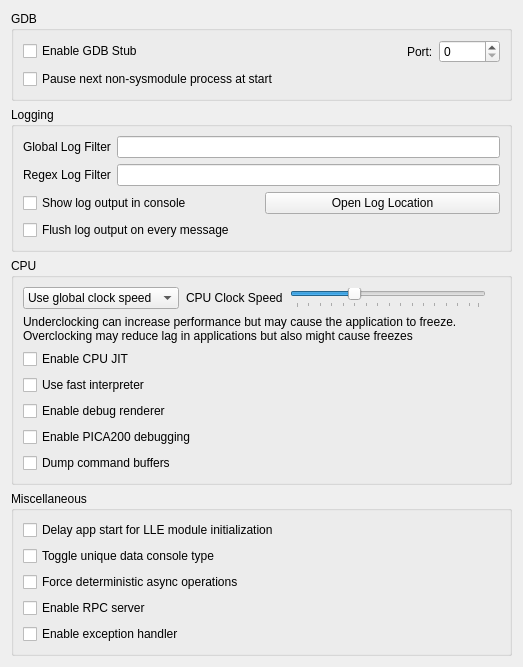
<?xml version="1.0" encoding="UTF-8"?>
<ui version="4.0">
 <class>ConfigureDebug</class>
 <widget class="QWidget" name="ConfigureDebug">
  <property name="geometry">
   <rect>
    <x>0</x>
    <y>0</y>
    <width>523</width>
    <height>458</height>
   </rect>
  </property>
  <layout class="QVBoxLayout" name="verticalLayout_1">
   <item>
    <layout class="QVBoxLayout" name="verticalLayout_2">
     <item>
      <widget class="QGroupBox" name="gdb_groupbox">
       <property name="title">
        <string>GDB</string>
       </property>
       <layout class="QVBoxLayout" name="verticalLayout_3">
        <item>
         <layout class="QHBoxLayout" name="horizontalLayout_1">
          <item>
           <widget class="QCheckBox" name="toggle_gdbstub">
            <property name="text">
             <string>Enable GDB Stub</string>
            </property>
           </widget>
          </item>
          <item>
           <spacer name="horizontalSpacer">
            <property name="orientation">
             <enum>Qt::Horizontal</enum>
            </property>
            <property name="sizeHint" stdset="0">
             <size>
              <width>40</width>
              <height>20</height>
             </size>
            </property>
           </spacer>
          </item>
          <item>
           <widget class="QLabel" name="label_2">
            <property name="text">
             <string>Port:</string>
            </property>
           </widget>
          </item>
          <item>
           <widget class="QSpinBox" name="gdbport_spinbox">
            <property name="maximum">
             <number>65536</number>
            </property>
           </widget>
          </item>
         </layout>
        </item>
        <item>
          <widget class="QCheckBox" name="debug_next_process">
            <property name="text">
              <string>Pause next non-sysmodule process at start</string>
            </property>
          </widget>
        </item>
       </layout>
      </widget>
     </item>
    </layout>
   </item>
   <item>
    <widget class="QGroupBox" name="groupBox_2">
     <property name="title">
      <string>Logging</string>
     </property>
     <layout class="QVBoxLayout" name="verticalLayout">
      <item>
       <layout class="QHBoxLayout" name="horizontalLayout">
        <item>
         <widget class="QLabel" name="label">
          <property name="text">
           <string>Global Log Filter</string>
          </property>
         </widget>
        </item>
        <item>
         <widget class="QLineEdit" name="log_filter_edit"/>
        </item>
       </layout>
      </item>
      <item>
       <layout class="QHBoxLayout" name="horizontalLayout1">
        <item>
         <widget class="QLabel" name="label_3">
          <property name="text">
           <string>Regex Log Filter</string>
          </property>
         </widget>
        </item>
        <item>
         <widget class="QLineEdit" name="log_regex_filter_edit"/>
        </item>
       </layout>
      </item>
      <item>
       <layout class="QHBoxLayout" name="horizontalLayout2">
        <item>
         <widget class="QCheckBox" name="toggle_console">
          <property name="text">
           <string>Show log output in console</string>
          </property>
         </widget>
        </item>
        <item>
         <widget class="QPushButton" name="open_log_button">
          <property name="text">
           <string>Open Log Location</string>
          </property>
         </widget>
        </item>
       </layout>
      </item>
      <item>
        <widget class="QCheckBox" name="instant_debug_log">
          <property name="text">
            <string>Flush log output on every message</string>
          </property>
          <property name="toolTip">
            <string>&lt;html&gt;&lt;body&gt;Immediately commits the debug log to file. Use this if Extendo crashes and the log output is being cut.&lt;br&gt;Enabling this feature will decrease performance, only use it for debugging purposes.&lt;/body&gt;&lt;/html&gt;</string>
          </property>
        </widget>
      </item>
     </layout>
    </widget>
   </item>
   <item>
    <widget class="QGroupBox" name="groupBox_4">
     <property name="title">
      <string>CPU</string>
     </property>
     <layout class="QGridLayout" name="clock_speed_GLayout">
      <item row="1" column="0">
       <widget class="QWidget" name="clock_speed_widget" native="true">
        <layout class="QHBoxLayout" name="clock_speed_layout">
         <property name="spacing">
          <number>7</number>
         </property>
         <property name="leftMargin">
          <number>0</number>
         </property>
         <property name="topMargin">
          <number>0</number>
         </property>
         <property name="rightMargin">
          <number>0</number>
         </property>
         <property name="bottomMargin">
          <number>0</number>
         </property>
         <item>
          <widget class="QComboBox" name="clock_speed_combo">
           <item>
            <property name="text">
             <string>Use global clock speed</string>
            </property>
           </item>
           <item>
            <property name="text">
             <string>Set clock speed:</string>
            </property>
           </item>
          </widget>
         </item>
         <item>
          <widget class="QLabel" name="clock_speed_label">
           <property name="text">
            <string>CPU Clock Speed</string>
           </property>
          </widget>
         </item>
         <item>
          <widget class="QSlider" name="slider_clock_speed">
           <property name="toolTip">
            <string>&lt;html&gt;&lt;body&gt;Changes the emulated CPU clock frequency.&lt;br&gt;Underclocking can increase performance but may cause the application to freeze.&lt;br&gt;Overclocking may reduce application lag but also might cause freezes&lt;/body&gt;&lt;/html&gt;</string>
           </property>
           <property name="minimum">
            <number>0</number>
           </property>
           <property name="maximum">
            <number>79</number>
           </property>
           <property name="singleStep">
            <number>5</number>
           </property>
           <property name="pageStep">
            <number>15</number>
           </property>
           <property name="value">
            <number>25</number>
           </property>
           <property name="orientation">
            <enum>Qt::Horizontal</enum>
           </property>
           <property name="tickPosition">
            <enum>QSlider::TicksBelow</enum>
           </property>
          </widget>
         </item>
         <item>
          <widget class="QLabel" name="clock_display_label">
           <property name="text">
            <string/>
           </property>
           <property name="alignment">
            <set>Qt::AlignRight|Qt::AlignTrailing|Qt::AlignVCenter</set>
           </property>
          </widget>
         </item>
        </layout>
       </widget>
      </item>
      <item row="2" column="0">
       <widget class="QLabel" name="label_cpu_clock_info">
        <property name="text">
         <string>&lt;html&gt;&lt;head/&gt;&lt;body&gt;Underclocking can increase performance but may cause the application to freeze.&lt;br/&gt;Overclocking may reduce lag in applications but also might cause freezes&lt;/p&gt;&lt;/body&gt;&lt;/html&gt;</string>
        </property>
        <property name="textFormat">
         <enum>Qt::RichText</enum>
        </property>
       </widget>
      </item>
      <item row="3" column="0">
       <widget class="QCheckBox" name="toggle_cpu_jit">
        <property name="toolTip">
         <string>&lt;html&gt;&lt;head/&gt;&lt;body&gt;&lt;p&gt;Enables the use of the ARM JIT compiler for emulating the 3DS CPUs. Don't disable unless for debugging purposes&lt;/p&gt;&lt;/body&gt;&lt;/html&gt;</string>
        </property>
        <property name="text">
         <string>Enable CPU JIT</string>
        </property>
       </widget>
      </item>
      <item row="4" column="0">
       <widget class="QCheckBox" name="toggle_fastinterp">
        <property name="toolTip">
         <string>&lt;html&gt;&lt;head/&gt;&lt;body&gt;&lt;p&gt;When JIT is disabled, use the fast interpreter instead of the legacy interpreter&lt;/p&gt;&lt;/body&gt;&lt;/html&gt;</string>
        </property>
        <property name="text">
         <string>Use fast interpreter</string>
        </property>
       </widget>
      </item>
      <item row="5" column="0">
       <widget class="QCheckBox" name="toggle_renderer_debug">
        <property name="text">
         <string>Enable debug renderer</string>
        </property>
       </widget>
      </item>
      <item row="6" column="0">
       <widget class="QCheckBox" name="toggle_pica_debugging">
        <property name="text">
         <string>Enable PICA200 debugging</string>
        </property>
       </widget>
      </item>
      <item row="7" column="0">
       <widget class="QCheckBox" name="toggle_dump_command_buffers">
        <property name="text">
         <string>Dump command buffers</string>
        </property>
       </widget>
      </item>
     </layout>
    </widget>
   </item>
   <item>
    <widget class="QGroupBox" name="groupBox_5">
     <property name="title">
      <string>Miscellaneous</string>
     </property>
     <layout class="QGridLayout" name="gridLayout_3">
      <item row="1" column="0">
       <widget class="QCheckBox" name="delay_start_for_lle_modules">
        <property name="toolTip">
         <string>&lt;html&gt;&lt;head/&gt;&lt;body&gt;&lt;p&gt;Introduces a delay to the first ever launched app thread if LLE modules are enabled, to allow them to initialize.&lt;/p&gt;&lt;/body&gt;&lt;/html&gt;</string>
        </property>
        <property name="text">
         <string>Delay app start for LLE module initialization</string>
        </property>
       </widget>
      </item>
      <item row="2" column="0">
       <widget class="QCheckBox" name="toggle_unique_data_console_type">
        <property name="toolTip">
         <string>&lt;html&gt;&lt;head/&gt;&lt;body&gt;&lt;p&gt;Toggles the unique data console type (Old 3DS &#8596; New 3DS) to be able to download the opposite system firmware type from system settings.&lt;/p&gt;&lt;/body&gt;&lt;/html&gt;</string>
        </property>
        <property name="text">
         <string>Toggle unique data console type</string>
        </property>
       </widget>
      </item>
      <item row="3" column="0">
       <widget class="QCheckBox" name="deterministic_async_operations">
        <property name="text">
         <string>Force deterministic async operations</string>
        </property>
        <property name="toolTip">
         <string>&lt;html&gt;&lt;head/&gt;&lt;body&gt;&lt;p&gt;Forces all async operations to run on the main thread, making them deterministic. Do not enable if you don't know what you are doing.&lt;/p&gt;&lt;/body&gt;&lt;/html&gt;</string>
        </property>
       </widget>
      </item>
      <item row="4" column="0">
        <widget class="QCheckBox" name="enable_rpc_server">
          <property name="text">
            <string>Enable RPC server</string>
          </property>
          <property name="toolTip">
            <string>&lt;html&gt;&lt;head/&gt;&lt;body&gt;&lt;p&gt;Enables the RPC server on port 45987. This allows remotely reading/writing guest memory, do not enable if you don't know what you are doing.&lt;/p&gt;&lt;/body&gt;&lt;/html&gt;</string>
          </property>
        </widget>
      </item>
      <item row="5" column="0">
       <widget class="QCheckBox" name="enable_exception_handler">
        <property name="toolTip">
         <string>&lt;html&gt;&lt;head/&gt;&lt;body&gt;&lt;p&gt;Enables the exception handler. When an exception occurs a detailed crash report will be shown.&lt;/p&gt;&lt;p&gt;Note: When using CPU JIT, register values in the crash report may not be fully accurate because the JIT may have advanced past the fault. For more accurate reports, consider disabling CPU JIT.&lt;/p&gt;&lt;/body&gt;&lt;/html&gt;</string>
        </property>
        <property name="text">
         <string>Enable exception handler</string>
        </property>
       </widget>
      </item>
     </layout>
    </widget>
   </item>
   <item>
    <spacer name="verticalSpacer">
     <property name="orientation">
      <enum>Qt::Vertical</enum>
     </property>
     <property name="sizeHint" stdset="0">
      <size>
       <width>20</width>
       <height>40</height>
      </size>
     </property>
    </spacer>
   </item>
  </layout>
 </widget>
 <tabstops>
  <tabstop>toggle_gdbstub</tabstop>
  <tabstop>gdbport_spinbox</tabstop>
  <tabstop>log_filter_edit</tabstop>
  <tabstop>toggle_console</tabstop>
  <tabstop>open_log_button</tabstop>
 </tabstops>
 <resources/>
 <connections>
  <connection>
   <sender>toggle_gdbstub</sender>
   <signal>toggled(bool)</signal>
   <receiver>gdbport_spinbox</receiver>
   <slot>setEnabled(bool)</slot>
   <hints>
    <hint type="sourcelabel">
     <x>84</x>
     <y>157</y>
    </hint>
    <hint type="destinationlabel">
     <x>342</x>
     <y>158</y>
    </hint>
   </hints>
  </connection>
 </connections>
</ui>
